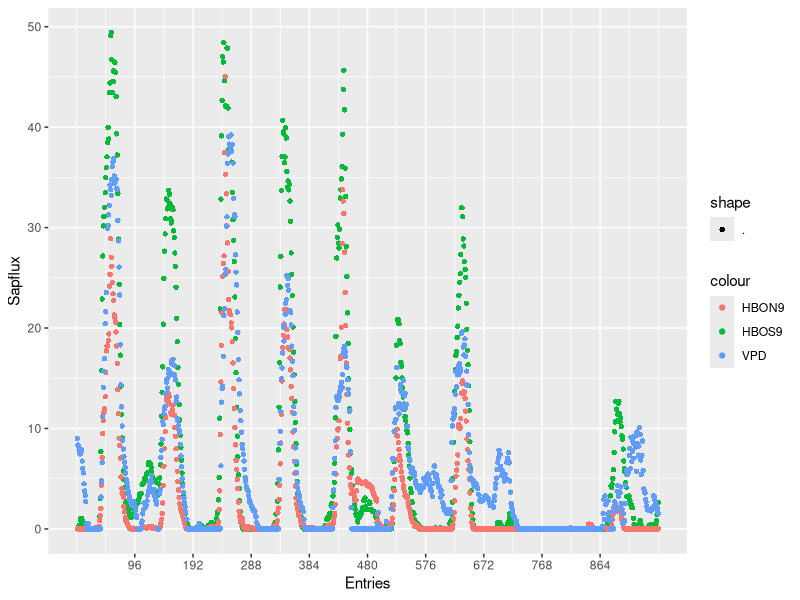
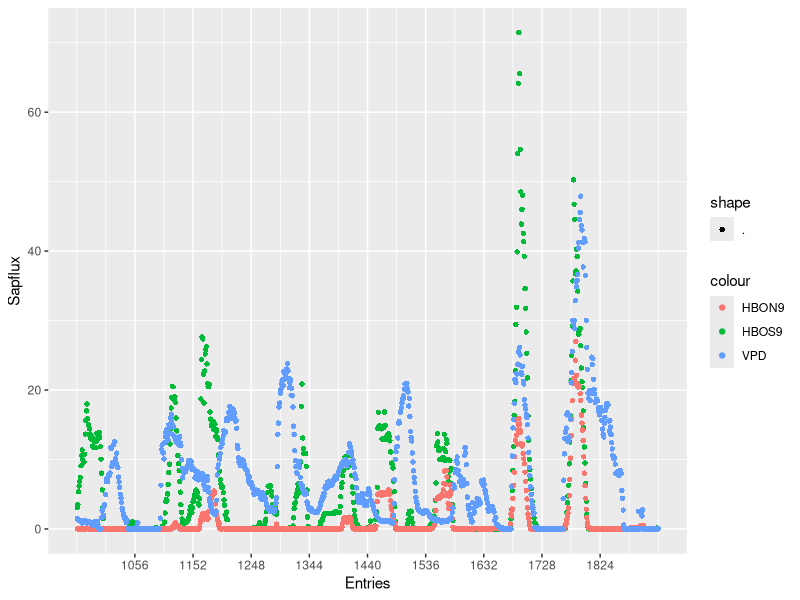
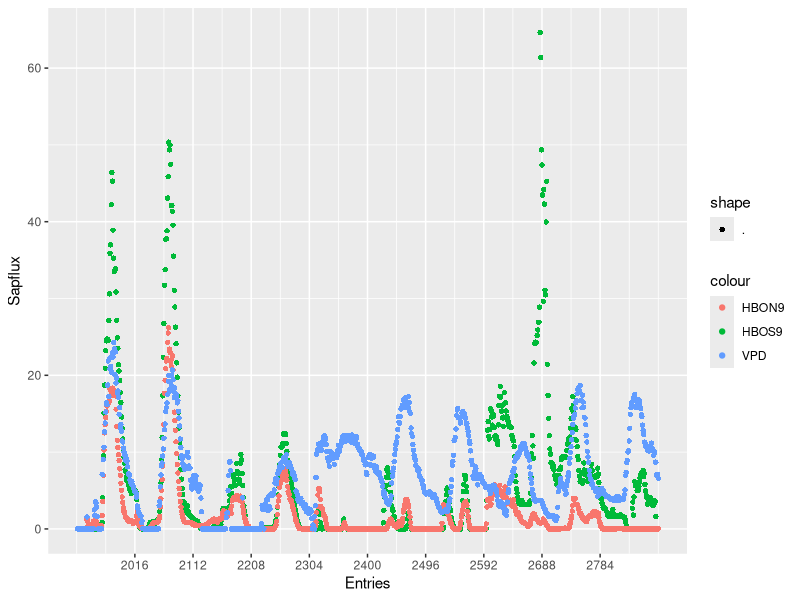
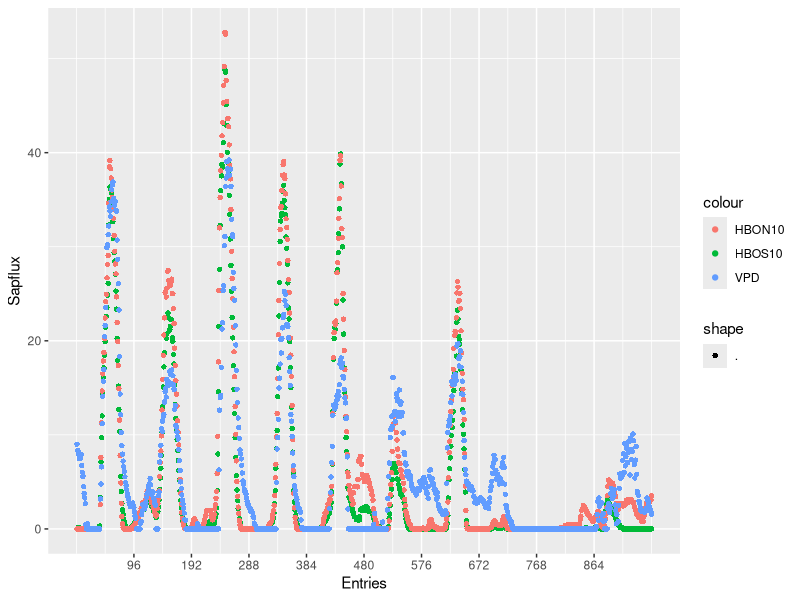
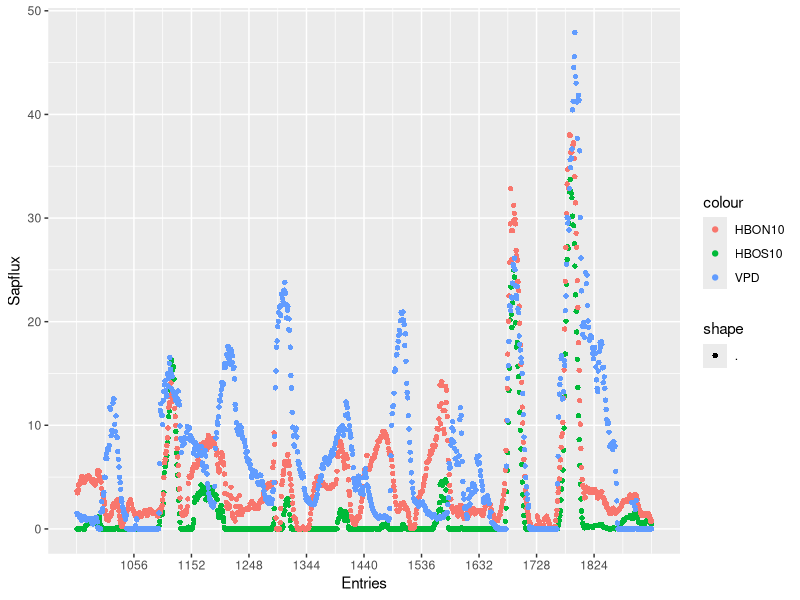
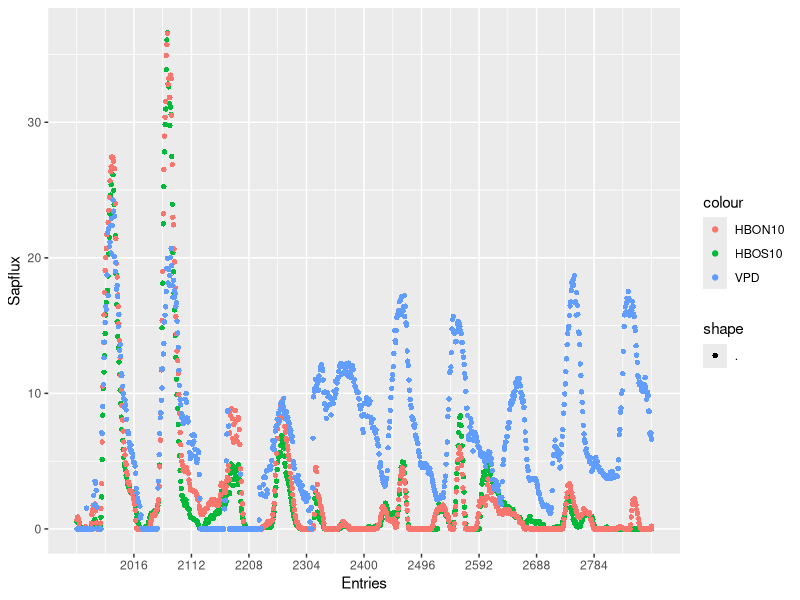
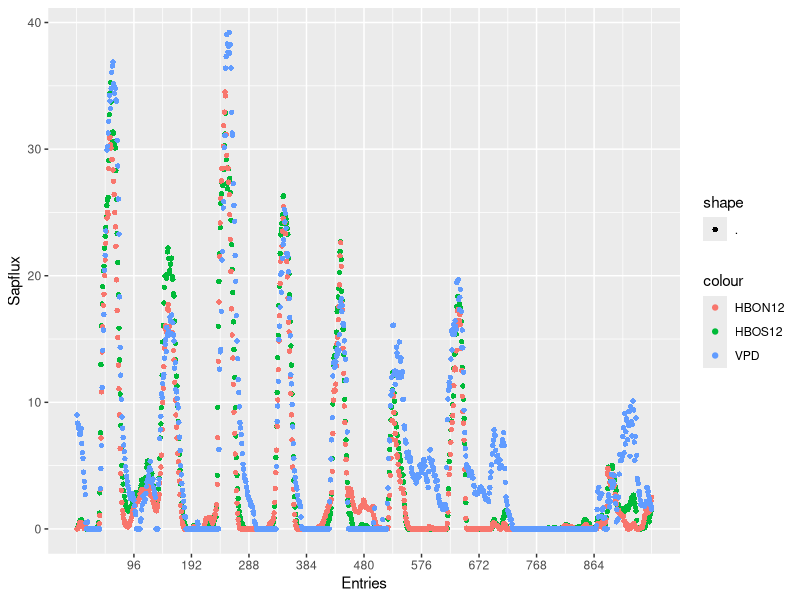
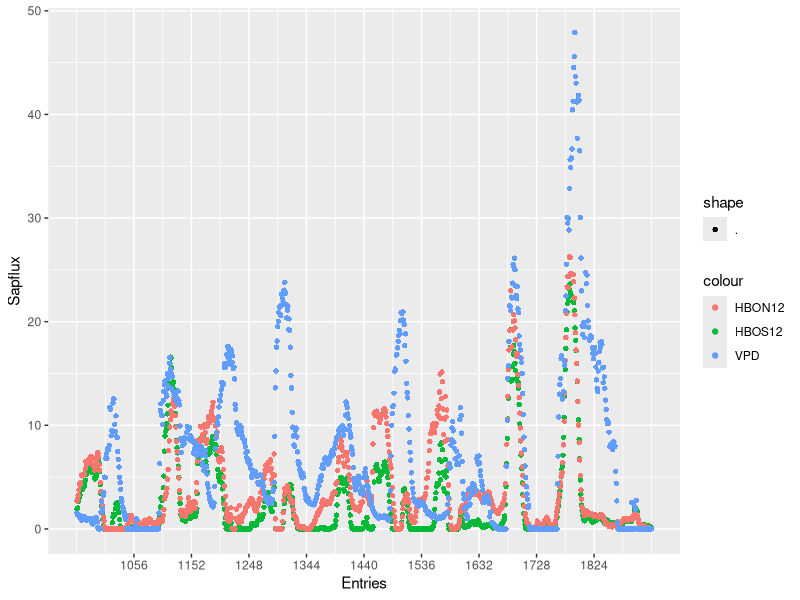

Recreate these plots in R, in order. (Note: this script raises an error after producing the figures.)
## ---- chunk 1
knitr::opts_chunk$set(echo = TRUE)
library("dplyr")
library("tidyverse")
library("lubridate")

getwd()
raw1<-read.csv("../Data/Processed/KtoSap/Sap1.2.csv")
raw2<-read.csv("../Data/Processed/KtoSap/Sap2.1.csv")
raw3<-read.csv("../Data/Processed/KtoSap/Sap3.1.csv")
raw4<-read.csv("../Data/Processed/KtoSap/Sap4.1.csv")

## ---- chunk 2
raw1$Date<-as.Date(raw1$Date, format = "%m/%d/%Y")
raw2$Date<-as.Date(raw2$Date, format = "%m/%d/%Y")
raw3$Date<-as.Date(raw3$Date, format = "%m/%d/%Y")
raw4$Date<-as.Date(raw4$Date, format = "%m/%d/%Y")

raw1<-raw1%>%mutate_if(is.character, as.numeric)
raw2<-raw2%>%mutate_if(is.character, as.numeric)
raw3<-raw3%>%mutate_if(is.character, as.numeric)
raw4<-raw4%>%mutate_if(is.character, as.numeric)
## ---- chunk 3
raw4<-read.csv("../Data/Processed/KtoSap/Sap4.12.csv")
raw4$Date<-as.Date(raw4$Date, format = "%m/%d/%Y")
raw4<-raw4%>%mutate_if(is.character, as.numeric)



S4.f10<-raw4[1:960,]
S4.s10<-raw4[961:1920,]
S4.t10<-raw4[1921:2880,]


HBO9.1<-ggplot(S4.f10, aes(Index))+
  scale_x_continuous(breaks = c(96,192,288,384,480,576,672,768,864))+
  geom_point(aes(y=HBOS9, color = "HBOS9",shape = "."))+
  geom_point(aes(y=HBON9, color = "HBON9",shape = "."))+
  geom_point(aes(y=VPD*30, color = "VPD", shape = "."))+
  xlab("Entries")+ylab("Sapflux")
HBO9.1
ggsave("../Data/Plots/NS/S4/12/HBO9.1.jpg", HBO9.1, height = 2, width = 45, units = "in", dpi = 500)

HBO9.2<-ggplot(S4.s10, aes(Index))+
  scale_x_continuous(breaks = c(1056,1152,1248,1344,1440,1536,1632,1728,1824))+
  geom_point(aes(y=HBOS9, color = "HBOS9",shape = "."))+
  geom_point(aes(y=HBON9, color = "HBON9",shape = "."))+
  geom_point(aes(y=VPD*30, color = "VPD", shape = "."))+
  xlab("Entries")+ylab("Sapflux")
HBO9.2
ggsave("../Data/Plots/NS/S4/12/HBO9.2.jpg", HBO9.2, height = 2, width = 45, units = "in", dpi = 500)

HBO9.3<-ggplot(S4.t10, aes(Index))+
  scale_x_continuous(breaks = c(2016,2112,2208,2304,2400,2496,2592,2688,2784))+
  geom_point(aes(y=HBOS9, color = "HBOS9",shape = "."))+
  geom_point(aes(y=HBON9, color = "HBON9",shape = "."))+
  geom_point(aes(y=VPD*30, color = "VPD", shape = "."))+
  xlab("Entries")+ylab("Sapflux")
HBO9.3
ggsave("../Data/Plots/NS/S4/12/HBO9.3.jpg", HBO9.3, height = 2, width = 45, units = "in", dpi = 500)



HBO10.1<-ggplot(S4.f10, aes(Index))+
  scale_x_continuous(breaks = c(96,192,288,384,480,576,672,768,864))+
  geom_point(aes(y=HBOS10, color = "HBOS10",shape = "."))+
  geom_point(aes(y=HBON10, color = "HBON10",shape = "."))+
  geom_point(aes(y=VPD*30, color = "VPD", shape = "."))+
  xlab("Entries")+ylab("Sapflux")
HBO10.1
ggsave("../Data/Plots/NS/S4/12/HBO10.1.jpg", HBO10.1, height = 2, width = 45, units = "in", dpi = 500)

HBO10.2<-ggplot(S4.s10, aes(Index))+
  scale_x_continuous(breaks = c(1056,1152,1248,1344,1440,1536,1632,1728,1824))+
  geom_point(aes(y=HBOS10, color = "HBOS10",shape = "."))+
  geom_point(aes(y=HBON10, color = "HBON10",shape = "."))+
  geom_point(aes(y=VPD*30, color = "VPD", shape = "."))+
  xlab("Entries")+ylab("Sapflux")
HBO10.2
ggsave("../Data/Plots/NS/S4/12/HBO10.2.jpg", HBO10.2, height = 2, width = 45, units = "in", dpi = 500)

HBO10.3<-ggplot(S4.t10, aes(Index))+
  scale_x_continuous(breaks = c(2016,2112,2208,2304,2400,2496,2592,2688,2784))+
  geom_point(aes(y=HBOS10, color = "HBOS10",shape = "."))+
  geom_point(aes(y=HBON10, color = "HBON10",shape = "."))+
  geom_point(aes(y=VPD*30, color = "VPD", shape = "."))+
  xlab("Entries")+ylab("Sapflux")
HBO10.3
ggsave("../Data/Plots/NS/S4/12/HBO10.3.jpg", HBO10.3, height = 2, width = 45, units = "in", dpi = 500)




HBO12.1<-ggplot(S4.f10, aes(Index))+
  scale_x_continuous(breaks = c(96,192,288,384,480,576,672,768,864))+
  geom_point(aes(y=HBOS12, color = "HBOS12",shape = "."))+
  geom_point(aes(y=HBON12, color = "HBON12",shape = "."))+
  geom_point(aes(y=VPD*30, color = "VPD", shape = "."))+
  xlab("Entries")+ylab("Sapflux")
HBO12.1
ggsave("../Data/Plots/NS/S4/12/HBO12.1.jpg", HBO12.1, height = 2, width = 45, units = "in", dpi = 500)

HBO12.2<-ggplot(S4.s10, aes(Index))+
  scale_x_continuous(breaks = c(1056,1152,1248,1344,1440,1536,1632,1728,1824))+
  geom_point(aes(y=HBOS12, color = "HBOS12",shape = "."))+
  geom_point(aes(y=HBON12, color = "HBON12",shape = "."))+
  geom_point(aes(y=VPD*30, color = "VPD", shape = "."))+
  xlab("Entries")+ylab("Sapflux")
HBO12.2
ggsave("../Data/Plots/NS/S4/12/HBO12.2.jpg", HBO12.2, height = 2, width = 45, units = "in", dpi = 500)

HBO12.3<-ggplot(S4.t10, aes(Index))+
  scale_x_continuous(breaks = c(2016,2112,2208,2304,2400,2496,2592,2688,2784))+
  geom_point(aes(y=HBOS12, color = "HBOS12",shape = "."))+
  geom_point(aes(y=HBON12, color = "HBON12",shape = "."))+
  geom_point(aes(y=VPD*30, color = "VPD", shape = "."))+
  xlab("Entries")+ylab("Sapflux")
HBO12.3
ggsave("../Data/Plots/NS/S4/12/HBO12.3.jpg", HBO12.3, height = 2, width = 45, units = "in", dpi = 500)





HBO14.1<-ggplot(S4.f10, aes(Index))+
  scale_x_continuous(breaks = c(96,192,288,384,480,576,672,768,864))+
  geom_point(aes(y=HBOS14, color = "HBOS14",shape = "."))+
  geom_point(aes(y=HBON14, color = "HBON14",shape = "."))+
  geom_point(aes(y=VPD*30, color = "VPD", shape = "."))+
  xlab("Entries")+ylab("Sapflux")
HBO14.1
ggsave("../Data/Plots/NS/S4/12/HBO14.1.jpg", HBO14.1, height = 2, width = 45, units = "in", dpi = 500)

HBO14.2<-ggplot(S4.s10, aes(Index))+
  scale_x_continuous(breaks = c(1056,1152,1248,1344,1440,1536,1632,1728,1824))+
  geom_point(aes(y=HBOS14, color = "HBOS14",shape = "."))+
  geom_point(aes(y=HBON14, color = "HBON14",shape = "."))+
  geom_point(aes(y=VPD*30, color = "VPD", shape = "."))+
  xlab("Entries")+ylab("Sapflux")
HBO14.2
ggsave("../Data/Plots/NS/S4/12/HBO14.2.jpg", HBO14.2, height = 2, width = 45, units = "in", dpi = 500)

HBO14.3<-ggplot(S4.t10, aes(Index))+
  scale_x_continuous(breaks = c(2016,2112,2208,2304,2400,2496,2592,2688,2784))+
  geom_point(aes(y=HBOS14, color = "HBOS14",shape = "."))+
  geom_point(aes(y=HBON14, color = "HBON14",shape = "."))+
  geom_point(aes(y=VPD*30, color = "VPD", shape = "."))+
  xlab("Entries")+ylab("Sapflux")
HBO14.3
ggsave("../Data/Plots/NS/S4/12/HBO14.3.jpg", HBO14.3, height = 2, width = 45, units = "in", dpi = 500)





HBO16.1<-ggplot(S4.f10, aes(Index))+
  scale_x_continuous(breaks = c(96,192,288,384,480,576,672,768,864))+
  geom_point(aes(y=HBOS16, color = "HBOS16",shape = "."))+
  geom_point(aes(y=HBON16, color = "HBON16",shape = "."))+
  geom_point(aes(y=VPD*30, color = "VPD", shape = "."))+
  xlab("Entries")+ylab("Sapflux")
HBO16.1
ggsave("../Data/Plots/NS/S4/12/HBO16.1.jpg", HBO16.1, height = 2, width = 45, units = "in", dpi = 500)

HBO16.2<-ggplot(S4.s10, aes(Index))+
  scale_x_continuous(breaks = c(1056,1152,1248,1344,1440,1536,1632,1728,1824))+
  geom_point(aes(y=HBOS16, color = "HBOS16",shape = "."))+
  geom_point(aes(y=HBON16, color = "HBON16",shape = "."))+
  geom_point(aes(y=VPD*30, color = "VPD", shape = "."))+
  xlab("Entries")+ylab("Sapflux")
HBO16.2
ggsave("../Data/Plots/NS/S4/12/HBO16.2.jpg", HBO16.2, height = 2, width = 45, units = "in", dpi = 500)

HBO16.3<-ggplot(S4.t10, aes(Index))+
  scale_x_continuous(breaks = c(2016,2112,2208,2304,2400,2496,2592,2688,2784))+
  geom_point(aes(y=HBOS16, color = "HBOS16",shape = "."))+
  geom_point(aes(y=HBON16, color = "HBON16",shape = "."))+
  geom_point(aes(y=VPD*30, color = "VPD", shape = "."))+
  xlab("Entries")+ylab("Sapflux")
HBO16.3
ggsave("../Data/Plots/NS/S4/12/HBO16.3.jpg", HBO16.3, height = 2, width = 45, units = "in", dpi = 500)


HAO1.1<-ggplot(S4.f10, aes(Index))+
  scale_x_continuous(breaks = c(96,192,288,384,480,576,672,768,864))+
  geom_point(aes(y=HAOS1, color = "HAOS1",shape = "."))+
  geom_point(aes(y=HAON1, color = "HAON1",shape = "."))+
  geom_point(aes(y=VPD*30, color = "VPD", shape = "."))+
  xlab("Entries")+ylab("Sapflux")
HAO1.1
ggsave("../Data/Plots/NS/S4/12/HAO1.1.jpg", HAO1.1, height = 2, width = 45, units = "in", dpi = 500)

HAO1.2<-ggplot(S4.s10, aes(Index))+
  scale_x_continuous(breaks = c(1056,1152,1248,1344,1440,1536,1632,1728,1824))+
  geom_point(aes(y=HAOS1, color = "HAOS1",shape = "."))+
  geom_point(aes(y=HAON1, color = "HAON1",shape = "."))+
  geom_point(aes(y=VPD*30, color = "VPD", shape = "."))+
  xlab("Entries")+ylab("Sapflux")
HAO1.2
ggsave("../Data/Plots/NS/S4/12/HAO1.2.jpg", HAO1.2, height = 2, width = 45, units = "in", dpi = 500)

HAO1.3<-ggplot(S4.t10, aes(Index))+
  scale_x_continuous(breaks = c(2016,2112,2208,2304,2400,2496,2592,2688,2784))+
  geom_point(aes(y=HAOS1, color = "HAOS1",shape = "."))+
  geom_point(aes(y=HAON1, color = "HAON1",shape = "."))+
  geom_point(aes(y=VPD*30, color = "VPD", shape = "."))+
  xlab("Entries")+ylab("Sapflux")
HAO1.3
ggsave("../Data/Plots/NS/S4/12/HAO1.3.jpg", HAO1.3, height = 2, width = 45, units = "in", dpi = 500)




HAO2.1<-ggplot(S4.f10, aes(Index))+
  scale_x_continuous(breaks = c(96,192,288,384,480,576,672,768,864))+
  geom_point(aes(y=HAOS2, color = "HAOS2",shape = "."))+
  geom_point(aes(y=HAON2, color = "HAON2",shape = "."))+
  geom_point(aes(y=VPD*30, color = "VPD", shape = "."))+
  xlab("Entries")+ylab("Sapflux")
HAO2.1
ggsave("../Data/Plots/NS/S4/12/HAO2.1.jpg", HAO2.1, height = 2, width = 45, units = "in", dpi = 500)

HAO2.2<-ggplot(S4.s10, aes(Index))+
  scale_x_continuous(breaks = c(1056,1152,1248,1344,1440,1536,1632,1728,1824))+
  geom_point(aes(y=HAOS2, color = "HAOS2",shape = "."))+
  geom_point(aes(y=HAON2, color = "HAON2",shape = "."))+
  geom_point(aes(y=VPD*30, color = "VPD", shape = "."))+
  xlab("Entries")+ylab("Sapflux")
HAO2.2
ggsave("../Data/Plots/NS/S4/12/HAO2.2.jpg", HAO2.2, height = 2, width = 45, units = "in", dpi = 500)

HAO2.3<-ggplot(S4.t10, aes(Index))+
  scale_x_continuous(breaks = c(2016,2112,2208,2304,2400,2496,2592,2688,2784))+
  geom_point(aes(y=HAOS2, color = "HAOS2",shape = "."))+
  geom_point(aes(y=HAON2, color = "HAON2",shape = "."))+
  geom_point(aes(y=VPD*30, color = "VPD", shape = "."))+
  xlab("Entries")+ylab("Sapflux")
HAO2.3
ggsave("../Data/Plots/NS/S4/12/HAO2.3.jpg", HAO2.3, height = 2, width = 45, units = "in", dpi = 500)



HAO3.1<-ggplot(S4.f10, aes(Index))+
  scale_x_continuous(breaks = c(96,192,288,384,480,576,672,768,864))+
  geom_point(aes(y=HAOS3, color = "HAOS3",shape = "."))+
  geom_point(aes(y=HAON3, color = "HAON3",shape = "."))+
  geom_point(aes(y=VPD*30, color = "VPD", shape = "."))+
  xlab("Entries")+ylab("Sapflux")
HAO3.1
ggsave("../Data/Plots/NS/S4/12/HAO3.1.jpg", HAO3.1, height = 2, width = 45, units = "in", dpi = 500)

HAO3.2<-ggplot(S4.s10, aes(Index))+
  scale_x_continuous(breaks = c(1056,1152,1248,1344,1440,1536,1632,1728,1824))+
  geom_point(aes(y=HAOS3, color = "HAOS3",shape = "."))+
  geom_point(aes(y=HAON3, color = "HAON3",shape = "."))+
  geom_point(aes(y=VPD*30, color = "VPD", shape = "."))+
  xlab("Entries")+ylab("Sapflux")
HAO3.2
ggsave("../Data/Plots/NS/S4/12/HAO3.2.jpg", HAO3.2, height = 2, width = 45, units = "in", dpi = 500)

HAO3.3<-ggplot(S4.t10, aes(Index))+
  scale_x_continuous(breaks = c(2016,2112,2208,2304,2400,2496,2592,2688,2784))+
  geom_point(aes(y=HAOS3, color = "HAOS3",shape = "."))+
  geom_point(aes(y=HAON3, color = "HAON3",shape = "."))+
  geom_point(aes(y=VPD*30, color = "VPD", shape = "."))+
  xlab("Entries")+ylab("Sapflux")
HAO3.3
ggsave("../Data/Plots/NS/S4/12/HAO3.3.jpg", HAO3.3, height = 2, width = 45, units = "in", dpi = 500)


HAO4.1<-ggplot(S4.f10, aes(Index))+
  scale_x_continuous(breaks = c(96,192,288,384,480,576,672,768,864))+
  geom_point(aes(y=HAOS4, color = "HAOS4",shape = "."))+
#  geom_point(aes(y=HAON4, color = "HAON4",shape = "."))+
  geom_point(aes(y=VPD*30, color = "VPD", shape = "."))+
  xlab("Entries")+ylab("Sapflux")
HAO4.1
ggsave("../Data/Plots/NS/S4/12/HAO4.1.jpg", HAO4.1, height = 2, width = 45, units = "in", dpi = 500)

HAO4.2<-ggplot(S4.s10, aes(Index))+
  scale_x_continuous(breaks = c(1056,1152,1248,1344,1440,1536,1632,1728,1824))+
  geom_point(aes(y=HAOS4, color = "HAOS4",shape = "."))+
#  geom_point(aes(y=HAON4, color = "HAON4",shape = "."))+
  geom_point(aes(y=VPD*30, color = "VPD", shape = "."))+
  xlab("Entries")+ylab("Sapflux")
HAO4.2
ggsave("../Data/Plots/NS/S4/12/HAO4.2.jpg", HAO4.2, height = 2, width = 45, units = "in", dpi = 500)

HAO4.3<-ggplot(S4.t10, aes(Index))+
  scale_x_continuous(breaks = c(2016,2112,2208,2304,2400,2496,2592,2688,2784))+
  geom_point(aes(y=HAOS4, color = "HAOS4",shape = "."))+
#  geom_point(aes(y=HAON4, color = "HAON4",shape = "."))+
  geom_point(aes(y=VPD*30, color = "VPD", shape = "."))+
  xlab("Entries")+ylab("Sapflux")
HAO4.3
ggsave("../Data/Plots/NS/S4/12/HAO4.3.jpg", HAO4.3, height = 2, width = 45, units = "in", dpi = 500)


HAO6.1<-ggplot(S4.f10, aes(Index))+
  scale_x_continuous(breaks = c(96,192,288,384,480,576,672,768,864))+
  geom_point(aes(y=HAOS6, color = "HAOS6",shape = "."))+
  geom_point(aes(y=HAON6, color = "HAON6",shape = "."))+
  geom_point(aes(y=VPD*30, color = "VPD", shape = "."))+
  xlab("Entries")+ylab("Sapflux")
HAO6.1
ggsave("../Data/Plots/NS/S4/12/HAO6.1.jpg", HAO6.1, height = 2, width = 45, units = "in", dpi = 500)

HAO6.2<-ggplot(S4.s10, aes(Index))+
  scale_x_continuous(breaks = c(1056,1152,1248,1344,1440,1536,1632,1728,1824))+
  geom_point(aes(y=HAOS6, color = "HAOS6",shape = "."))+
  geom_point(aes(y=HAON6, color = "HAON6",shape = "."))+
  geom_point(aes(y=VPD*30, color = "VPD", shape = "."))+
  xlab("Entries")+ylab("Sapflux")
HAO6.2
ggsave("../Data/Plots/NS/S4/12/HAO6.2.jpg", HAO6.2, height = 2, width = 45, units = "in", dpi = 500)

HAO6.3<-ggplot(S4.t10, aes(Index))+
  scale_x_continuous(breaks = c(2016,2112,2208,2304,2400,2496,2592,2688,2784))+
  geom_point(aes(y=HAOS6, color = "HAOS6",shape = "."))+
  geom_point(aes(y=HAON6, color = "HAON6",shape = "."))+
  geom_point(aes(y=VPD*30, color = "VPD", shape = "."))+
  xlab("Entries")+ylab("Sapflux")
HAO6.3
ggsave("../Data/Plots/NS/S4/12/HAO6.3.jpg", HAO6.3, height = 2, width = 45, units = "in", dpi = 500)


HAO8.1<-ggplot(S4.f10, aes(Index))+
  scale_x_continuous(breaks = c(96,192,288,384,480,576,672,768,864))+
  geom_point(aes(y=HAOS8, color = "HAOS8",shape = "."))+
  geom_point(aes(y=HAON8, color = "HAON8",shape = "."))+
  geom_point(aes(y=VPD*30, color = "VPD", shape = "."))+
  xlab("Entries")+ylab("Sapflux")
HAO8.1
ggsave("../Data/Plots/NS/S4/12/HAO8.1.jpg", HAO8.1, height = 2, width = 45, units = "in", dpi = 500)

HAO8.2<-ggplot(S4.s10, aes(Index))+
  scale_x_continuous(breaks = c(1056,1152,1248,1344,1440,1536,1632,1728,1824))+
  geom_point(aes(y=HAOS8, color = "HAOS8",shape = "."))+
  geom_point(aes(y=HAON8, color = "HAON8",shape = "."))+
  geom_point(aes(y=VPD*30, color = "VPD", shape = "."))+
  xlab("Entries")+ylab("Sapflux")
HAO8.2
ggsave("../Data/Plots/NS/S4/12/HAO8.2.jpg", HAO8.2, height = 2, width = 45, units = "in", dpi = 500)

HAO8.3<-ggplot(S4.t10, aes(Index))+
  scale_x_continuous(breaks = c(2016,2112,2208,2304,2400,2496,2592,2688,2784))+
  geom_point(aes(y=HAOS8, color = "HAOS8",shape = "."))+
  geom_point(aes(y=HAON8, color = "HAON8",shape = "."))+
  geom_point(aes(y=VPD*30, color = "VPD", shape = "."))+
  xlab("Entries")+ylab("Sapflux")
HAO8.3
ggsave("../Data/Plots/NS/S4/12/HAO8.3.jpg", HAO8.3, height = 2, width = 45, units = "in", dpi = 500)
## ---- chunk 4
raw3<-read.csv("../Data/Processed/KtoSap/Sap3.12.csv")
raw3$Date<-as.Date(raw3$Date, format = "%m/%d/%Y")
raw3<-raw3%>%mutate_if(is.character, as.numeric)


S3.f10<-raw3[1:960,]
S3.s10<-raw3[961:1920,]
S3.t10<-raw3[1921:2880,]


LAO1.1<-ggplot(S3.f10, aes(Index))+
  scale_x_continuous(breaks = c(96,192,288,384,480,576,672,768,864))+
  geom_point(aes(y=LAOS1, color = "LAOS1",shape = "."))+
  geom_point(aes(y=LAON1, color = "LAON1",shape = "."))+
  geom_point(aes(y=VPD*30, color = "VPD", shape = "."))+
  xlab("Entries")+ylab("Sapflux")
LAO1.1
ggsave("../Data/Plots/NS/S3/12/LAO1.1.jpg", LAO1.1, height = 2, width = 45, units = "in", dpi = 500)

LAO1.2<-ggplot(S3.s10, aes(Index))+
  scale_x_continuous(breaks = c(1056,1152,1248,1344,1440,1536,1632,1728,1824))+
  geom_point(aes(y=LAOS1, color = "LAOS1",shape = "."))+
  geom_point(aes(y=LAON1, color = "LAON1",shape = "."))+
  geom_point(aes(y=VPD*30, color = "VPD", shape = "."))+
  xlab("Entries")+ylab("Sapflux")
LAO1.2
ggsave("../Data/Plots/NS/S3/12/LAO1.2.jpg", LAO1.2, height = 2, width = 45, units = "in", dpi = 500)

LAO1.3<-ggplot(S3.t10, aes(Index))+
  scale_x_continuous(breaks = c(2016,2112,2208,2304,2400,2496,2592,2688,2784))+
  geom_point(aes(y=LAOS1, color = "LAOS1",shape = "."))+
  geom_point(aes(y=LAON1, color = "LAON1",shape = "."))+
  geom_point(aes(y=VPD*30, color = "VPD", shape = "."))+
  xlab("Entries")+ylab("Sapflux")
LAO1.3
ggsave("../Data/Plots/NS/S3/12/LAO1.3.jpg", LAO1.3, height = 2, width = 45, units = "in", dpi = 500)





LAO2.1<-ggplot(S3.f10, aes(Index))+
  scale_x_continuous(breaks = c(96,192,288,384,480,576,672,768,864))+
  geom_point(aes(y=LAOS2, color = "LAOS2",shape = "."))+
  geom_point(aes(y=LAON2, color = "LAON2",shape = "."))+
  geom_point(aes(y=VPD*30, color = "VPD", shape = "."))+
  xlab("Entries")+ylab("Sapflux")
LAO2.1
ggsave("../Data/Plots/NS/S3/12/LAO2.1.jpg", LAO2.1, height = 2, width = 45, units = "in", dpi = 500)

LAO2.2<-ggplot(S3.s10, aes(Index))+
  scale_x_continuous(breaks = c(1056,1152,1248,1344,1440,1536,1632,1728,1824))+
  geom_point(aes(y=LAOS2, color = "LAOS2",shape = "."))+
  geom_point(aes(y=LAON2, color = "LAON2",shape = "."))+
  geom_point(aes(y=VPD*30, color = "VPD", shape = "."))+
  xlab("Entries")+ylab("Sapflux")
LAO2.2
ggsave("../Data/Plots/NS/S3/12/LAO2.2.jpg", LAO2.2, height = 2, width = 45, units = "in", dpi = 500)

LAO2.3<-ggplot(S3.t10, aes(Index))+
  scale_x_continuous(breaks = c(2016,2112,2208,2304,2400,2496,2592,2688,2784))+
  geom_point(aes(y=LAOS2, color = "LAOS2",shape = "."))+
  geom_point(aes(y=LAON2, color = "LAON2",shape = "."))+
  geom_point(aes(y=VPD*30, color = "VPD", shape = "."))+
  xlab("Entries")+ylab("Sapflux")
LAO2.3
ggsave("../Data/Plots/NS/S3/12/LAO2.3.jpg", LAO2.3, height = 2, width = 45, units = "in", dpi = 500)






LAO4.1<-ggplot(S3.f10, aes(Index))+
  scale_x_continuous(breaks = c(96,192,288,384,480,576,672,768,864))+
  geom_point(aes(y=LAOS4, color = "LAOS4",shape = "."))+
  geom_point(aes(y=LAON4, color = "LAON4",shape = "."))+
  geom_point(aes(y=VPD*30, color = "VPD", shape = "."))+
  xlab("Entries")+ylab("Sapflux")
LAO4.1
ggsave("../Data/Plots/NS/S3/12/LAO4.1.jpg", LAO4.1, height = 2, width = 45, units = "in", dpi = 500)

LAO4.2<-ggplot(S3.s10, aes(Index))+
  scale_x_continuous(breaks = c(1056,1152,1248,1344,1440,1536,1632,1728,1824))+
  geom_point(aes(y=LAOS4, color = "LAOS4",shape = "."))+
  geom_point(aes(y=LAON4, color = "LAON4",shape = "."))+
  geom_point(aes(y=VPD*30, color = "VPD", shape = "."))+
  xlab("Entries")+ylab("Sapflux")
LAO4.2
ggsave("../Data/Plots/NS/S3/12/LAO4.2.jpg", LAO4.2, height = 2, width = 45, units = "in", dpi = 500)

LAO4.3<-ggplot(S3.t10, aes(Index))+
  scale_x_continuous(breaks = c(2016,2112,2208,2304,2400,2496,2592,2688,2784))+
  geom_point(aes(y=LAOS4, color = "LAOS4",shape = "."))+
  geom_point(aes(y=LAON4, color = "LAON4",shape = "."))+
  geom_point(aes(y=VPD*30, color = "VPD", shape = "."))+
  xlab("Entries")+ylab("Sapflux")
LAO4.3
ggsave("../Data/Plots/NS/S3/12/LAO4.3.jpg", LAO4.3, height = 2, width = 45, units = "in", dpi = 500)






LAO6.1<-ggplot(S3.f10, aes(Index))+
  scale_x_continuous(breaks = c(96,192,288,384,480,576,672,768,864))+
  geom_point(aes(y=LAOS6, color = "LAOS6",shape = "."))+
  geom_point(aes(y=LAON6, color = "LAON6",shape = "."))+
  geom_point(aes(y=VPD*30, color = "VPD", shape = "."))+
  xlab("Entries")+ylab("Sapflux")
LAO6.1
ggsave("../Data/Plots/NS/S3/12/LAO6.1.jpg", LAO6.1, height = 2, width = 45, units = "in", dpi = 500)

LAO6.2<-ggplot(S3.s10, aes(Index))+
  scale_x_continuous(breaks = c(1056,1152,1248,1344,1440,1536,1632,1728,1824))+
  geom_point(aes(y=LAOS6, color = "LAOS6",shape = "."))+
  geom_point(aes(y=LAON6, color = "LAON6",shape = "."))+
  geom_point(aes(y=VPD*30, color = "VPD", shape = "."))+
  xlab("Entries")+ylab("Sapflux")
LAO6.2
ggsave("../Data/Plots/NS/S3/12/LAO6.2.jpg", LAO6.2, height = 2, width = 45, units = "in", dpi = 500)

LAO6.3<-ggplot(S3.t10, aes(Index))+
  scale_x_continuous(breaks = c(2016,2112,2208,2304,2400,2496,2592,2688,2784))+
  geom_point(aes(y=LAOS6, color = "LAOS6",shape = "."))+
  geom_point(aes(y=LAON6, color = "LAON6",shape = "."))+
  geom_point(aes(y=VPD*30, color = "VPD", shape = "."))+
  xlab("Entries")+ylab("Sapflux")
LAO6.3
ggsave("../Data/Plots/NS/S3/12/LAO6.3.jpg", LAO6.3, height = 2, width = 45, units = "in", dpi = 500)




LAO8.1<-ggplot(S3.f10, aes(Index))+
  scale_x_continuous(breaks = c(96,192,288,384,480,576,672,768,864))+
  geom_point(aes(y=LAOS8, color = "LAOS8",shape = "."))+
  geom_point(aes(y=LAON8, color = "LAON8",shape = "."))+
  geom_point(aes(y=VPD*30, color = "VPD", shape = "."))+
  xlab("Entries")+ylab("Sapflux")
LAO8.1
ggsave("../Data/Plots/NS/S3/12/LAO8.1.jpg", LAO8.1, height = 2, width = 45, units = "in", dpi = 500)

LAO8.2<-ggplot(S3.s10, aes(Index))+
  scale_x_continuous(breaks = c(1056,1152,1248,1344,1440,1536,1632,1728,1824))+
  geom_point(aes(y=LAOS8, color = "LAOS8",shape = "."))+
  geom_point(aes(y=LAON8, color = "LAON8",shape = "."))+
  geom_point(aes(y=VPD*30, color = "VPD", shape = "."))+
  xlab("Entries")+ylab("Sapflux")
LAO8.2
ggsave("../Data/Plots/NS/S3/12/LAO8.2.jpg", LAO8.2, height = 2, width = 45, units = "in", dpi = 500)

LAO8.3<-ggplot(S3.t10, aes(Index))+
  scale_x_continuous(breaks = c(2016,2112,2208,2304,2400,2496,2592,2688,2784))+
  geom_point(aes(y=LAOS8, color = "LAOS8",shape = "."))+
  geom_point(aes(y=LAON8, color = "LAON8",shape = "."))+
  geom_point(aes(y=VPD*30, color = "VPD", shape = "."))+
  xlab("Entries")+ylab("Sapflux")
LAO8.3
ggsave("../Data/Plots/NS/S3/12/LAO8.3.jpg", LAO8.3, height = 2, width = 45, units = "in", dpi = 500)


LBO10.1<-ggplot(S3.f10, aes(Index))+
  scale_x_continuous(breaks = c(96,192,288,384,480,576,672,768,864))+
  geom_point(aes(y=LBOS10, color = "LBOS10",shape = "."))+
  geom_point(aes(y=LBON10, color = "LBON10",shape = "."))+
  geom_point(aes(y=VPD*30, color = "VPD", shape = "."))+
  xlab("Entries")+ylab("Sapflux")
LBO10.1
ggsave("../Data/Plots/NS/S3/12/LBO10.1.jpg", LBO10.1, height = 2, width = 45, units = "in", dpi = 500)

LBO10.2<-ggplot(S3.s10, aes(Index))+
  scale_x_continuous(breaks = c(1056,1152,1248,1344,1440,1536,1632,1728,1824))+
  geom_point(aes(y=LBOS10, color = "LBOS10",shape = "."))+
  geom_point(aes(y=LBON10, color = "LBON10",shape = "."))+
  geom_point(aes(y=VPD*30, color = "VPD", shape = "."))+
  xlab("Entries")+ylab("Sapflux")
LBO10.2
ggsave("../Data/Plots/NS/S3/12/LBO10.2.jpg", LBO10.2, height = 2, width = 45, units = "in", dpi = 500)

LBO10.3<-ggplot(S3.t10, aes(Index))+
  scale_x_continuous(breaks = c(2016,2112,2208,2304,2400,2496,2592,2688,2784))+
  geom_point(aes(y=LBOS10, color = "LBOS10",shape = "."))+
  geom_point(aes(y=LBON10, color = "LBON10",shape = "."))+
  geom_point(aes(y=VPD*30, color = "VPD", shape = "."))+
  xlab("Entries")+ylab("Sapflux")
LBO10.3
ggsave("../Data/Plots/NS/S3/12/LBO10.3.jpg", LBO10.3, height = 2, width = 45, units = "in", dpi = 500)




LBO11.1<-ggplot(S3.f10, aes(Index))+
  scale_x_continuous(breaks = c(96,192,288,384,480,576,672,768,864))+
  geom_point(aes(y=LBOS11, color = "LBOS11",shape = "."))+
  geom_point(aes(y=LBON11, color = "LBON11",shape = "."))+
  geom_point(aes(y=VPD*30, color = "VPD", shape = "."))+
  xlab("Entries")+ylab("Sapflux")
LBO11.1
ggsave("../Data/Plots/NS/S3/12/LBO11.1.jpg", LBO11.1, height = 2, width = 45, units = "in", dpi = 500)

LBO11.2<-ggplot(S3.s10, aes(Index))+
  scale_x_continuous(breaks = c(1056,1152,1248,1344,1440,1536,1632,1728,1824))+
  geom_point(aes(y=LBOS11, color = "LBOS11",shape = "."))+
  geom_point(aes(y=LBON11, color = "LBON11",shape = "."))+
  geom_point(aes(y=VPD*30, color = "VPD", shape = "."))+
  xlab("Entries")+ylab("Sapflux")
LBO11.2
ggsave("../Data/Plots/NS/S3/12/LBO11.2.jpg", LBO11.2, height = 2, width = 45, units = "in", dpi = 500)

LBO11.3<-ggplot(S3.t10, aes(Index))+
  scale_x_continuous(breaks = c(2016,2112,2208,2304,2400,2496,2592,2688,2784))+
  geom_point(aes(y=LBOS11, color = "LBOS11",shape = "."))+
  geom_point(aes(y=LBON11, color = "LBON11",shape = "."))+
  geom_point(aes(y=VPD*30, color = "VPD", shape = "."))+
  xlab("Entries")+ylab("Sapflux")
LBO11.3
ggsave("../Data/Plots/NS/S3/12/LBO11.3.jpg", LBO11.3, height = 2, width = 45, units = "in", dpi = 500)




LBO12.1<-ggplot(S3.f10, aes(Index))+
  scale_x_continuous(breaks = c(96,192,288,384,480,576,672,768,864))+
  geom_point(aes(y=LBOS12, color = "LBOS12",shape = "."))+
  geom_point(aes(y=LBON12, color = "LBON12",shape = "."))+
  geom_point(aes(y=VPD*30, color = "VPD", shape = "."))+
  xlab("Entries")+ylab("Sapflux")
LBO12.1
ggsave("../Data/Plots/NS/S3/12/LBO12.1.jpg", LBO12.1, height = 2, width = 45, units = "in", dpi = 500)

LBO12.2<-ggplot(S3.s10, aes(Index))+
  scale_x_continuous(breaks = c(1056,1152,1248,1344,1440,1536,1632,1728,1824))+
  geom_point(aes(y=LBOS12, color = "LBOS12",shape = "."))+
  geom_point(aes(y=LBON12, color = "LBON12",shape = "."))+
  geom_point(aes(y=VPD*30, color = "VPD", shape = "."))+
  xlab("Entries")+ylab("Sapflux")
LBO12.2
ggsave("../Data/Plots/NS/S3/12/LBO12.2.jpg", LBO12.2, height = 2, width = 45, units = "in", dpi = 500)

LBO12.3<-ggplot(S3.t10, aes(Index))+
  scale_x_continuous(breaks = c(2016,2112,2208,2304,2400,2496,2592,2688,2784))+
  geom_point(aes(y=LBOS12, color = "LBOS12",shape = "."))+
  geom_point(aes(y=LBON12, color = "LBON12",shape = "."))+
  geom_point(aes(y=VPD*30, color = "VPD", shape = "."))+
  xlab("Entries")+ylab("Sapflux")
LBO12.3
ggsave("../Data/Plots/NS/S3/12/LBO12.3.jpg", LBO12.3, height = 2, width = 45, units = "in", dpi = 500)





LBO14.1<-ggplot(S3.f10, aes(Index))+
  scale_x_continuous(breaks = c(96,192,288,384,480,576,672,768,864))+
  geom_point(aes(y=LBOS14, color = "LBOS14",shape = "."))+
  geom_point(aes(y=LBON14, color = "LBON14",shape = "."))+
  geom_point(aes(y=VPD*30, color = "VPD", shape = "."))+
  xlab("Entries")+ylab("Sapflux")
LBO14.1
ggsave("../Data/Plots/NS/S3/12/LBO14.1.jpg", LBO14.1, height = 2, width = 45, units = "in", dpi = 500)

LBO14.2<-ggplot(S3.s10, aes(Index))+
  scale_x_continuous(breaks = c(1056,1152,1248,1344,1440,1536,1632,1728,1824))+
  geom_point(aes(y=LBOS14, color = "LBOS14",shape = "."))+
  geom_point(aes(y=LBON14, color = "LBON14",shape = "."))+
  geom_point(aes(y=VPD*30, color = "VPD", shape = "."))+
  xlab("Entries")+ylab("Sapflux")
LBO14.2
ggsave("../Data/Plots/NS/S3/12/LBO14.2.jpg", LBO14.2, height = 2, width = 45, units = "in", dpi = 500)

LBO14.3<-ggplot(S3.t10, aes(Index))+
  scale_x_continuous(breaks = c(2016,2112,2208,2304,2400,2496,2592,2688,2784))+
  geom_point(aes(y=LBOS14, color = "LBOS14",shape = "."))+
  geom_point(aes(y=LBON14, color = "LBON14",shape = "."))+
  geom_point(aes(y=VPD*30, color = "VPD", shape = "."))+
  xlab("Entries")+ylab("Sapflux")
LBO14.3
ggsave("../Data/Plots/NS/S3/12/LBO14.3.jpg", LBO14.3, height = 2, width = 45, units = "in", dpi = 500)





LBO16.1<-ggplot(S3.f10, aes(Index))+
  scale_x_continuous(breaks = c(96,192,288,384,480,576,672,768,864))+
  geom_point(aes(y=LBOS16, color = "LBOS16",shape = "."))+
  geom_point(aes(y=LBON16, color = "LBON16",shape = "."))+
  geom_point(aes(y=VPD*30, color = "VPD", shape = "."))+
  xlab("Entries")+ylab("Sapflux")
LBO16.1
ggsave("../Data/Plots/NS/S3/12/LBO16.1.jpg", LBO16.1, height = 2, width = 45, units = "in", dpi = 500)

LBO16.2<-ggplot(S3.s10, aes(Index))+
  scale_x_continuous(breaks = c(1056,1152,1248,1344,1440,1536,1632,1728,1824))+
  geom_point(aes(y=LBOS16, color = "LBOS16",shape = "."))+
  geom_point(aes(y=LBON16, color = "LBON16",shape = "."))+
  geom_point(aes(y=VPD*30, color = "VPD", shape = "."))+
  xlab("Entries")+ylab("Sapflux")
LBO16.2
ggsave("../Data/Plots/NS/S3/12/LBO16.2.jpg", LBO16.2, height = 2, width = 45, units = "in", dpi = 500)

LBO16.3<-ggplot(S3.t10, aes(Index))+
  scale_x_continuous(breaks = c(2016,2112,2208,2304,2400,2496,2592,2688,2784))+
  geom_point(aes(y=LBOS16, color = "LBOS16",shape = "."))+
  geom_point(aes(y=LBON16, color = "LBON16",shape = "."))+
  geom_point(aes(y=VPD*30, color = "VPD", shape = "."))+
  xlab("Entries")+ylab("Sapflux")
LBO16.3
ggsave("../Data/Plots/NS/S3/12/LBO16.3.jpg", LBO16.3, height = 2, width = 45, units = "in", dpi = 500)



LBO17.1<-ggplot(S3.f10, aes(Index))+
  scale_x_continuous(breaks = c(96,192,288,384,480,576,672,768,864))+
  geom_point(aes(y=LBOS17, color = "LBOS17",shape = "."))+
  geom_point(aes(y=LBON17, color = "LBON17",shape = "."))+
  geom_point(aes(y=VPD*30, color = "VPD", shape = "."))+
  xlab("Entries")+ylab("Sapflux")
LBO17.1
ggsave("../Data/Plots/NS/S3/12/LBO17.1.jpg", LBO17.1, height = 2, width = 45, units = "in", dpi = 500)

LBO17.2<-ggplot(S3.s10, aes(Index))+
  scale_x_continuous(breaks = c(1056,1152,1248,1344,1440,1536,1632,1728,1824))+
  geom_point(aes(y=LBOS17, color = "LBOS17",shape = "."))+
  geom_point(aes(y=LBON17, color = "LBON17",shape = "."))+
  geom_point(aes(y=VPD*30, color = "VPD", shape = "."))+
  xlab("Entries")+ylab("Sapflux")
LBO17.2
ggsave("../Data/Plots/NS/S3/12/LBO17.2.jpg", LBO17.2, height = 2, width = 45, units = "in", dpi = 500)

LBO17.3<-ggplot(S3.t10, aes(Index))+
  scale_x_continuous(breaks = c(2016,2112,2208,2304,2400,2496,2592,2688,2784))+
  geom_point(aes(y=LBOS17, color = "LBOS17",shape = "."))+
  geom_point(aes(y=LBON17, color = "LBON17",shape = "."))+
  geom_point(aes(y=VPD*30, color = "VPD", shape = "."))+
  xlab("Entries")+ylab("Sapflux")
LBO17.3
ggsave("../Data/Plots/NS/S3/12/LBO17.3.jpg", LBO17.3, height = 2, width = 45, units = "in", dpi = 500)


## ---- chunk 5
raw2<-read.csv("../Data/Processed/KtoSap/Sap2.12.csv")
raw2$Date<-as.Date(raw2$Date, format = "%m/%d/%Y")
raw2<-raw2%>%mutate_if(is.character, as.numeric)

S2.f10<-raw2[1:960,]
S2.s10<-raw2[961:1920,]
S2.t10<-raw2[1921:2880,]

LCO1.1<-ggplot(S2.f10, aes(Index))+
  scale_x_continuous(breaks = c(96,192,288,384,480,576,672,768,864))+
  geom_point(aes(y=LCOS1, color = "LCOS1",shape = "."))+
  geom_point(aes(y=LCON1, color = "LCON1",shape = "."))+
  geom_point(aes(y=VPD*30, color = "VPD", shape = "."))+
  xlab("Entries")+ylab("Sapflux")
LCO1.1
ggsave("../Data/Plots/NS/S2/12/LCO1.1.jpg", LCO1.1, height = 2, width = 45, units = "in", dpi = 500)

LCO1.2<-ggplot(S2.s10, aes(Index))+
  scale_x_continuous(breaks = c(1056,1152,1248,1344,1440,1536,1632,1728,1824))+
  geom_point(aes(y=LCOS1, color = "LCOS1",shape = "."))+
  geom_point(aes(y=LCON1, color = "LCON1",shape = "."))+
  geom_point(aes(y=VPD*30, color = "VPD", shape = "."))+
  xlab("Entries")+ylab("Sapflux")
LCO1.2
ggsave("../Data/Plots/NS/S2/12/LCO1.2.jpg", LCO1.2, height = 2, width = 45, units = "in", dpi = 500)

LCO1.3<-ggplot(S2.t10, aes(Index))+
  scale_x_continuous(breaks = c(2016,2112,2208,2304,2400,2496,2592,2688,2784))+
  geom_point(aes(y=LCOS1, color = "LCOS1",shape = "."))+
  geom_point(aes(y=LCON1, color = "LCON1",shape = "."))+
  geom_point(aes(y=VPD*30, color = "VPD", shape = "."))+
  xlab("Entries")+ylab("Sapflux")
LCO1.3
ggsave("../Data/Plots/NS/S2/12/LCO1.3.jpg", LCO1.3, height = 2, width = 45, units = "in", dpi = 500)





LCO2.1<-ggplot(S2.f10, aes(Index))+
  scale_x_continuous(breaks = c(96,192,288,384,480,576,672,768,864))+
  geom_point(aes(y=LCOS2, color = "LCOS2",shape = "."))+
  geom_point(aes(y=LCON2, color = "LCON2",shape = "."))+
  geom_point(aes(y=VPD*30, color = "VPD", shape = "."))+
  xlab("Entries")+ylab("Sapflux")
LCO2.1
ggsave("../Data/Plots/NS/S2/12/LCO2.1.jpg", LCO2.1, height = 2, width = 45, units = "in", dpi = 500)

LCO2.2<-ggplot(S2.s10, aes(Index))+
  scale_x_continuous(breaks = c(1056,1152,1248,1344,1440,1536,1632,1728,1824))+
  geom_point(aes(y=LCOS2, color = "LCOS2",shape = "."))+
  geom_point(aes(y=LCON2, color = "LCON2",shape = "."))+
  geom_point(aes(y=VPD*30, color = "VPD", shape = "."))+
  xlab("Entries")+ylab("Sapflux")
LCO2.2
ggsave("../Data/Plots/NS/S2/12/LCO2.2.jpg", LCO2.2, height = 2, width = 45, units = "in", dpi = 500)

LCO2.3<-ggplot(S2.t10, aes(Index))+
  scale_x_continuous(breaks = c(2016,2112,2208,2304,2400,2496,2592,2688,2784))+
  geom_point(aes(y=LCOS2, color = "LCOS2",shape = "."))+
  geom_point(aes(y=LCON2, color = "LCON2",shape = "."))+
  geom_point(aes(y=VPD*30, color = "VPD", shape = "."))+
  xlab("Entries")+ylab("Sapflux")
LCO2.3
ggsave("../Data/Plots/NS/S2/12/LCO2.3.jpg", LCO2.3, height = 2, width = 45, units = "in", dpi = 500)






LCO4.1<-ggplot(S2.f10, aes(Index))+
  scale_x_continuous(breaks = c(96,192,288,384,480,576,672,768,864))+
  geom_point(aes(y=LCOS4, color = "LCOS4",shape = "."))+
  geom_point(aes(y=LCON4, color = "LCON4",shape = "."))+
  geom_point(aes(y=VPD*30, color = "VPD", shape = "."))+
  xlab("Entries")+ylab("Sapflux")
LCO4.1
ggsave("../Data/Plots/NS/S2/12/LCO4.1.jpg", LCO4.1, height = 2, width = 45, units = "in", dpi = 500)

LCO4.2<-ggplot(S2.s10, aes(Index))+
  scale_x_continuous(breaks = c(1056,1152,1248,1344,1440,1536,1632,1728,1824))+
  geom_point(aes(y=LCOS4, color = "LCOS4",shape = "."))+
  geom_point(aes(y=LCON4, color = "LCON4",shape = "."))+
  geom_point(aes(y=VPD*30, color = "VPD", shape = "."))+
  xlab("Entries")+ylab("Sapflux")
LCO4.2
ggsave("../Data/Plots/NS/S2/12/LCO4.2.jpg", LCO4.2, height = 2, width = 45, units = "in", dpi = 500)

LCO4.3<-ggplot(S2.t10, aes(Index))+
  scale_x_continuous(breaks = c(2016,2112,2208,2304,2400,2496,2592,2688,2784))+
  geom_point(aes(y=LCOS4, color = "LCOS4",shape = "."))+
  geom_point(aes(y=LCON4, color = "LCON4",shape = "."))+
  geom_point(aes(y=VPD*30, color = "VPD", shape = "."))+
  xlab("Entries")+ylab("Sapflux")
LCO4.3
ggsave("../Data/Plots/NS/S2/12/LCO4.3.jpg", LCO4.3, height = 2, width = 45, units = "in", dpi = 500)






LCO6.1<-ggplot(S2.f10, aes(Index))+
  scale_x_continuous(breaks = c(96,192,288,384,480,576,672,768,864))+
  geom_point(aes(y=LCOS6, color = "LCOS6",shape = "."))+
  geom_point(aes(y=LCON6, color = "LCON6",shape = "."))+
  geom_point(aes(y=VPD*30, color = "VPD", shape = "."))+
  xlab("Entries")+ylab("Sapflux")
LCO6.1
ggsave("../Data/Plots/NS/S2/12/LCO6.1.jpg", LCO6.1, height = 2, width = 45, units = "in", dpi = 500)

LCO6.2<-ggplot(S2.s10, aes(Index))+
  scale_x_continuous(breaks = c(1056,1152,1248,1344,1440,1536,1632,1728,1824))+
  geom_point(aes(y=LCOS6, color = "LCOS6",shape = "."))+
  geom_point(aes(y=LCON6, color = "LCON6",shape = "."))+
  geom_point(aes(y=VPD*30, color = "VPD", shape = "."))+
  xlab("Entries")+ylab("Sapflux")
LCO6.2
ggsave("../Data/Plots/NS/S2/12/LCO6.2.jpg", LCO6.2, height = 2, width = 45, units = "in", dpi = 500)

LCO6.3<-ggplot(S2.t10, aes(Index))+
  scale_x_continuous(breaks = c(2016,2112,2208,2304,2400,2496,2592,2688,2784))+
  geom_point(aes(y=LCOS6, color = "LCOS6",shape = "."))+
  geom_point(aes(y=LCON6, color = "LCON6",shape = "."))+
  geom_point(aes(y=VPD*30, color = "VPD", shape = "."))+
  xlab("Entries")+ylab("Sapflux")
LCO6.3
ggsave("../Data/Plots/NS/S2/12/LCO6.3.jpg", LCO6.3, height = 2, width = 45, units = "in", dpi = 500)




LCO8.1<-ggplot(S2.f10, aes(Index))+
  scale_x_continuous(breaks = c(96,192,288,384,480,576,672,768,864))+
  geom_point(aes(y=LCOS8, color = "LCOS8",shape = "."))+
  geom_point(aes(y=LCON8, color = "LCON8",shape = "."))+
  geom_point(aes(y=VPD*30, color = "VPD", shape = "."))+
  xlab("Entries")+ylab("Sapflux")
LCO8.1
ggsave("../Data/Plots/NS/S2/12/LCO8.1.jpg", LCO8.1, height = 2, width = 45, units = "in", dpi = 500)

LCO8.2<-ggplot(S2.s10, aes(Index))+
  scale_x_continuous(breaks = c(1056,1152,1248,1344,1440,1536,1632,1728,1824))+
  geom_point(aes(y=LCOS8, color = "LCOS8",shape = "."))+
  geom_point(aes(y=LCON8, color = "LCON8",shape = "."))+
  geom_point(aes(y=VPD*30, color = "VPD", shape = "."))+
  xlab("Entries")+ylab("Sapflux")
LCO8.2
ggsave("../Data/Plots/NS/S2/12/LCO8.2.jpg", LCO8.2, height = 2, width = 45, units = "in", dpi = 500)

LCO8.3<-ggplot(S2.t10, aes(Index))+
  scale_x_continuous(breaks = c(2016,2112,2208,2304,2400,2496,2592,2688,2784))+
  geom_point(aes(y=LCOS8, color = "LCOS8",shape = "."))+
  geom_point(aes(y=LCON8, color = "LCON8",shape = "."))+
  geom_point(aes(y=VPD*30, color = "VPD", shape = "."))+
  xlab("Entries")+ylab("Sapflux")
LCO8.3
ggsave("../Data/Plots/NS/S2/12/LCO8.3.jpg", LCO8.3, height = 2, width = 45, units = "in", dpi = 500)


HOO10.1<-ggplot(S2.f10, aes(Index))+
  scale_x_continuous(breaks = c(96,192,288,384,480,576,672,768,864))+
  geom_point(aes(y=HOOS10, color = "HOOS10",shape = "."))+
  geom_point(aes(y=HOON10, color = "HOON10",shape = "."))+
  geom_point(aes(y=VPD*30, color = "VPD", shape = "."))+
  xlab("Entries")+ylab("Sapflux")
HOO10.1
ggsave("../Data/Plots/NS/S2/12/HOO10.1.jpg", HOO10.1, height = 2, width = 45, units = "in", dpi = 500)

HOO10.2<-ggplot(S2.s10, aes(Index))+
  scale_x_continuous(breaks = c(1056,1152,1248,1344,1440,1536,1632,1728,1824))+
  geom_point(aes(y=HOOS10, color = "HOOS10",shape = "."))+
  geom_point(aes(y=HOON10, color = "HOON10",shape = "."))+
  geom_point(aes(y=VPD*30, color = "VPD", shape = "."))+
  xlab("Entries")+ylab("Sapflux")
HOO10.2
ggsave("../Data/Plots/NS/S2/12/HOO10.2.jpg", HOO10.2, height = 2, width = 45, units = "in", dpi = 500)

HOO10.3<-ggplot(S2.t10, aes(Index))+
  scale_x_continuous(breaks = c(2016,2112,2208,2304,2400,2496,2592,2688,2784))+
  geom_point(aes(y=HOOS10, color = "HOOS10",shape = "."))+
  geom_point(aes(y=HOON10, color = "HOON10",shape = "."))+
  geom_point(aes(y=VPD*30, color = "VPD", shape = "."))+
  xlab("Entries")+ylab("Sapflux")
HOO10.3
ggsave("../Data/Plots/NS/S2/12/HOO10.3.jpg", HOO10.3, height = 2, width = 45, units = "in", dpi = 500)




HOO11.1<-ggplot(S2.f10, aes(Index))+
  scale_x_continuous(breaks = c(96,192,288,384,480,576,672,768,864))+
  geom_point(aes(y=HOOS11, color = "HOOS11",shape = "."))+
  geom_point(aes(y=HOON11, color = "HOON11",shape = "."))+
  geom_point(aes(y=VPD*30, color = "VPD", shape = "."))+
  xlab("Entries")+ylab("Sapflux")
HOO11.1
ggsave("../Data/Plots/NS/S2/12/HOO11.1.jpg", HOO11.1, height = 2, width = 45, units = "in", dpi = 500)

HOO11.2<-ggplot(S2.s10, aes(Index))+
  scale_x_continuous(breaks = c(1056,1152,1248,1344,1440,1536,1632,1728,1824))+
  geom_point(aes(y=HOOS11, color = "HOOS11",shape = "."))+
  geom_point(aes(y=HOON11, color = "HOON11",shape = "."))+
  geom_point(aes(y=VPD*30, color = "VPD", shape = "."))+
  xlab("Entries")+ylab("Sapflux")
HOO11.2
ggsave("../Data/Plots/NS/S2/12/HOO11.2.jpg", HOO11.2, height = 2, width = 45, units = "in", dpi = 500)

HOO11.3<-ggplot(S2.t10, aes(Index))+
  scale_x_continuous(breaks = c(2016,2112,2208,2304,2400,2496,2592,2688,2784))+
  geom_point(aes(y=HOOS11, color = "HOOS11",shape = "."))+
  geom_point(aes(y=HOON11, color = "HOON11",shape = "."))+
  geom_point(aes(y=VPD*30, color = "VPD", shape = "."))+
  xlab("Entries")+ylab("Sapflux")
HOO11.3
ggsave("../Data/Plots/NS/S2/12/HOO11.3.jpg", HOO11.3, height = 2, width = 45, units = "in", dpi = 500)




HOO12.1<-ggplot(S2.f10, aes(Index))+
  scale_x_continuous(breaks = c(96,192,288,384,480,576,672,768,864))+
  geom_point(aes(y=HOOS12, color = "HOOS12",shape = "."))+
  geom_point(aes(y=HOON12, color = "HOON12",shape = "."))+
  geom_point(aes(y=VPD*30, color = "VPD", shape = "."))+
  xlab("Entries")+ylab("Sapflux")
HOO12.1
ggsave("../Data/Plots/NS/S2/12/HOO12.1.jpg", HOO12.1, height = 2, width = 45, units = "in", dpi = 500)

HOO12.2<-ggplot(S2.s10, aes(Index))+
  scale_x_continuous(breaks = c(1056,1152,1248,1344,1440,1536,1632,1728,1824))+
  geom_point(aes(y=HOOS12, color = "HOOS12",shape = "."))+
  geom_point(aes(y=HOON12, color = "HOON12",shape = "."))+
  geom_point(aes(y=VPD*30, color = "VPD", shape = "."))+
  xlab("Entries")+ylab("Sapflux")
HOO12.2
ggsave("../Data/Plots/NS/S2/12/HOO12.2.jpg", HOO12.2, height = 2, width = 45, units = "in", dpi = 500)

HOO12.3<-ggplot(S2.t10, aes(Index))+
  scale_x_continuous(breaks = c(2016,2112,2208,2304,2400,2496,2592,2688,2784))+
  geom_point(aes(y=HOOS12, color = "HOOS12",shape = "."))+
  geom_point(aes(y=HOON12, color = "HOON12",shape = "."))+
  geom_point(aes(y=VPD*30, color = "VPD", shape = "."))+
  xlab("Entries")+ylab("Sapflux")
HOO12.3
ggsave("../Data/Plots/NS/S2/12/HOO12.3.jpg", HOO12.3, height = 2, width = 45, units = "in", dpi = 500)





HOO14.1<-ggplot(S2.f10, aes(Index))+
  scale_x_continuous(breaks = c(96,192,288,384,480,576,672,768,864))+
  geom_point(aes(y=HOOS14, color = "HOOS14",shape = "."))+
  geom_point(aes(y=HOON14, color = "HOON14",shape = "."))+
  geom_point(aes(y=VPD*30, color = "VPD", shape = "."))+
  xlab("Entries")+ylab("Sapflux")
HOO14.1
ggsave("../Data/Plots/NS/S2/12/HOO14.1.jpg", HOO14.1, height = 2, width = 45, units = "in", dpi = 500)

HOO14.2<-ggplot(S2.s10, aes(Index))+
  scale_x_continuous(breaks = c(1056,1152,1248,1344,1440,1536,1632,1728,1824))+
  geom_point(aes(y=HOOS14, color = "HOOS14",shape = "."))+
  geom_point(aes(y=HOON14, color = "HOON14",shape = "."))+
  geom_point(aes(y=VPD*30, color = "VPD", shape = "."))+
  xlab("Entries")+ylab("Sapflux")
HOO14.2
ggsave("../Data/Plots/NS/S2/12/HOO14.2.jpg", HOO14.2, height = 2, width = 45, units = "in", dpi = 500)

HOO14.3<-ggplot(S2.t10, aes(Index))+
  scale_x_continuous(breaks = c(2016,2112,2208,2304,2400,2496,2592,2688,2784))+
  geom_point(aes(y=HOOS14, color = "HOOS14",shape = "."))+
  geom_point(aes(y=HOON14, color = "HOON14",shape = "."))+
  geom_point(aes(y=VPD*30, color = "VPD", shape = "."))+
  xlab("Entries")+ylab("Sapflux")
HOO14.3
ggsave("../Data/Plots/NS/S2/12/HOO14.3.jpg", HOO14.3, height = 2, width = 45, units = "in", dpi = 500)





HOO16.1<-ggplot(S2.f10, aes(Index))+
  scale_x_continuous(breaks = c(96,192,288,384,480,576,672,768,864))+
  geom_point(aes(y=HOOS16, color = "HOOS16",shape = "."))+
  geom_point(aes(y=HOON16, color = "HOON16",shape = "."))+
  geom_point(aes(y=VPD*30, color = "VPD", shape = "."))+
  xlab("Entries")+ylab("Sapflux")
HOO16.1
ggsave("../Data/Plots/NS/S2/12/HOO16.1.jpg", HOO16.1, height = 2, width = 45, units = "in", dpi = 500)

HOO16.2<-ggplot(S2.s10, aes(Index))+
  scale_x_continuous(breaks = c(1056,1152,1248,1344,1440,1536,1632,1728,1824))+
  geom_point(aes(y=HOOS16, color = "HOOS16",shape = "."))+
  geom_point(aes(y=HOON16, color = "HOON16",shape = "."))+
  geom_point(aes(y=VPD*30, color = "VPD", shape = "."))+
  xlab("Entries")+ylab("Sapflux")
HOO16.2
ggsave("../Data/Plots/NS/S2/12/HOO16.2.jpg", HOO16.2, height = 2, width = 45, units = "in", dpi = 500)

HOO16.3<-ggplot(S2.t10, aes(Index))+
  scale_x_continuous(breaks = c(2016,2112,2208,2304,2400,2496,2592,2688,2784))+
  geom_point(aes(y=HOOS16, color = "HOOS16",shape = "."))+
  geom_point(aes(y=HOON16, color = "HOON16",shape = "."))+
  geom_point(aes(y=VPD*30, color = "VPD", shape = "."))+
  xlab("Entries")+ylab("Sapflux")
HOO16.3
ggsave("../Data/Plots/NS/S2/12/HOO16.3.jpg", HOO16.3, height = 2, width = 45, units = "in", dpi = 500)



HOO17.1<-ggplot(S2.f10, aes(Index))+
  scale_x_continuous(breaks = c(96,192,288,384,480,576,672,768,864))+
  geom_point(aes(y=HOOS17, color = "HOOS17",shape = "."))+
  geom_point(aes(y=HOON17, color = "HOON17",shape = "."))+
  geom_point(aes(y=VPD*30, color = "VPD", shape = "."))+
  xlab("Entries")+ylab("Sapflux")
HOO17.1
ggsave("../Data/Plots/NS/S2/12/HOO17.1.jpg", HOO17.1, height = 2, width = 45, units = "in", dpi = 500)

HOO17.2<-ggplot(S2.s10, aes(Index))+
  scale_x_continuous(breaks = c(1056,1152,1248,1344,1440,1536,1632,1728,1824))+
  geom_point(aes(y=HOOS17, color = "HOOS17",shape = "."))+
  geom_point(aes(y=HOON17, color = "HOON17",shape = "."))+
  geom_point(aes(y=VPD*30, color = "VPD", shape = "."))+
  xlab("Entries")+ylab("Sapflux")
HOO17.2
ggsave("../Data/Plots/NS/S2/12/HOO17.2.jpg", HOO17.2, height = 2, width = 45, units = "in", dpi = 500)

HOO17.3<-ggplot(S2.t10, aes(Index))+
  scale_x_continuous(breaks = c(2016,2112,2208,2304,2400,2496,2592,2688,2784))+
  geom_point(aes(y=HOOS17, color = "HOOS17",shape = "."))+
  geom_point(aes(y=HOON17, color = "HOON17",shape = "."))+
  geom_point(aes(y=VPD*30, color = "VPD", shape = "."))+
  xlab("Entries")+ylab("Sapflux")
HOO17.3
ggsave("../Data/Plots/NS/S2/12/HOO17.3.jpg", HOO17.3, height = 2, width = 45, units = "in", dpi = 500)


## ---- chunk 6
getwd()
raw1<-read.csv("../Data/Processed/KtoSap/Sap1.12.csv")
raw1$Date<-as.Date(raw1$Date, format = "%m/%d/%Y")
raw1<-raw1%>%mutate_if(is.character, as.numeric)

S1.f10<-raw1[1:960,]
S1.s10<-raw1[961:1920,]
S1.t10<-raw1[1921:2880,]

HCO1.1<-ggplot(S1.f10, aes(Index))+
  scale_x_continuous(breaks = c(96,192,288,384,480,576,672,768,864))+
  geom_point(aes(y=HCOS1, color = "HCOS1",shape = "."))+
  geom_point(aes(y=HCON1, color = "HCON1",shape = "."))+
  geom_point(aes(y=VPD*30, color = "VPD", shape = "."))+
  xlab("Entries")+ylab("Sapflux")
HCO1.1
ggsave("../Data/Plots/NS/S1/12/HCO1.1.jpg", HCO1.1, height = 2, width = 45, units = "in", dpi = 500)

HCO1.2<-ggplot(S1.s10, aes(Index))+
  scale_x_continuous(breaks = c(1056,1152,1248,1344,1440,1536,1632,1728,1824))+
  geom_point(aes(y=HCOS1, color = "HCOS1",shape = "."))+
  geom_point(aes(y=HCON1, color = "HCON1",shape = "."))+
  geom_point(aes(y=VPD*30, color = "VPD", shape = "."))+
  xlab("Entries")+ylab("Sapflux")
HCO1.2
ggsave("../Data/Plots/NS/S1/12/HCO1.2.jpg", HCO1.2, height = 2, width = 45, units = "in", dpi = 500)

HCO1.3<-ggplot(S1.t10, aes(Index))+
  scale_x_continuous(breaks = c(2016,2112,2208,2304,2400,2496,2592,2688,2784))+
  geom_point(aes(y=HCOS1, color = "HCOS1",shape = "."))+
  geom_point(aes(y=HCON1, color = "HCON1",shape = "."))+
  geom_point(aes(y=VPD*30, color = "VPD", shape = "."))+
  xlab("Entries")+ylab("Sapflux")
HCO1.3
ggsave("../Data/Plots/NS/S1/12/HCO1.3.jpg", HCO1.3, height = 2, width = 45, units = "in", dpi = 500)




HCO2.1<-ggplot(S1.f10, aes(Index))+
  scale_x_continuous(breaks = c(96,192,288,384,480,576,672,768,864))+
  geom_point(aes(y=HCOS2, color = "HCOS2",shape = "."))+
  geom_point(aes(y=HCON2, color = "HCON2",shape = "."))+
  geom_point(aes(y=VPD*30, color = "VPD", shape = "."))+
  xlab("Entries")+ylab("Sapflux")
HCO2.1
ggsave("../Data/Plots/NS/S1/12/HCO2.1.jpg", HCO2.1, height = 2, width = 45, units = "in", dpi = 500)

HCO2.2<-ggplot(S1.s10, aes(Index))+
  scale_x_continuous(breaks = c(1056,1152,1248,1344,1440,1536,1632,1728,1824))+
  geom_point(aes(y=HCOS2, color = "HCOS2",shape = "."))+
  geom_point(aes(y=HCON2, color = "HCON2",shape = "."))+
  geom_point(aes(y=VPD*30, color = "VPD", shape = "."))+
  xlab("Entries")+ylab("Sapflux")
HCO2.2
ggsave("../Data/Plots/NS/S1/12/HCO2.2.jpg", HCO2.2, height = 2, width = 45, units = "in", dpi = 500)

HCO2.3<-ggplot(S1.t10, aes(Index))+
  scale_x_continuous(breaks = c(2016,2112,2208,2304,2400,2496,2592,2688,2784))+
  geom_point(aes(y=HCOS2, color = "HCOS2",shape = "."))+
  geom_point(aes(y=HCON2, color = "HCON2",shape = "."))+
  geom_point(aes(y=VPD*30, color = "VPD", shape = "."))+
  xlab("Entries")+ylab("Sapflux")
HCO2.3
ggsave("../Data/Plots/NS/S1/12/HCO2.3.jpg", HCO2.3, height = 2, width = 45, units = "in", dpi = 500)



HCO4.1<-ggplot(S1.f10, aes(Index))+
  scale_x_continuous(breaks = c(96,192,288,384,480,576,672,768,864))+
  geom_point(aes(y=HCOS4, color = "HCOS4",shape = "."))+
  geom_point(aes(y=HCON4, color = "HCON4",shape = "."))+
  geom_point(aes(y=VPD*30, color = "VPD", shape = "."))+
  xlab("Entries")+ylab("Sapflux")
HCO4.1
ggsave("../Data/Plots/NS/S1/12/HCO4.1.jpg", HCO4.1, height = 2, width = 45, units = "in", dpi = 500)

HCO4.2<-ggplot(S1.s10, aes(Index))+
  scale_x_continuous(breaks = c(1056,1152,1248,1344,1440,1536,1632,1728,1824))+
  geom_point(aes(y=HCOS4, color = "HCOS4",shape = "."))+
  geom_point(aes(y=HCON4, color = "HCON4",shape = "."))+
  geom_point(aes(y=VPD*30, color = "VPD", shape = "."))+
  xlab("Entries")+ylab("Sapflux")
HCO4.2
ggsave("../Data/Plots/NS/S1/12/HCO4.2.jpg", HCO4.2, height = 2, width = 45, units = "in", dpi = 500)

HCO4.3<-ggplot(S1.t10, aes(Index))+
  scale_x_continuous(breaks = c(2016,2112,2208,2304,2400,2496,2592,2688,2784))+
  geom_point(aes(y=HCOS4, color = "HCOS4",shape = "."))+
  geom_point(aes(y=HCON4, color = "HCON4",shape = "."))+
  geom_point(aes(y=VPD*30, color = "VPD", shape = "."))+
  xlab("Entries")+ylab("Sapflux")
HCO4.3
ggsave("../Data/Plots/NS/S1/12/HCO4.3.jpg", HCO4.3, height = 2, width = 45, units = "in", dpi = 500)


HCO6.1<-ggplot(S1.f10, aes(Index))+
  scale_x_continuous(breaks = c(96,192,288,384,480,576,672,768,864))+
  geom_point(aes(y=HCOS6, color = "HCOS6",shape = "."))+
  geom_point(aes(y=HCON6, color = "HCON6",shape = "."))+
  geom_point(aes(y=VPD*30, color = "VPD", shape = "."))+
  xlab("Entries")+ylab("Sapflux")
HCO6.1
ggsave("../Data/Plots/NS/S1/12/HCO6.1.jpg", HCO6.1, height = 2, width = 45, units = "in", dpi = 500)

HCO6.2<-ggplot(S1.s10, aes(Index))+
  scale_x_continuous(breaks = c(1056,1152,1248,1344,1440,1536,1632,1728,1824))+
  geom_point(aes(y=HCOS6, color = "HCOS6",shape = "."))+
  geom_point(aes(y=HCON6, color = "HCON6",shape = "."))+
  geom_point(aes(y=VPD*30, color = "VPD", shape = "."))+
  xlab("Entries")+ylab("Sapflux")
HCO6.2
ggsave("../Data/Plots/NS/S1/12/HCO6.2.jpg", HCO6.2, height = 2, width = 45, units = "in", dpi = 500)

HCO6.3<-ggplot(S1.t10, aes(Index))+
  scale_x_continuous(breaks = c(2016,2112,2208,2304,2400,2496,2592,2688,2784))+
  geom_point(aes(y=HCOS6, color = "HCOS6",shape = "."))+
  geom_point(aes(y=HCON6, color = "HCON6",shape = "."))+
  geom_point(aes(y=VPD*30, color = "VPD", shape = "."))+
  xlab("Entries")+ylab("Sapflux")
HCO6.3
ggsave("../Data/Plots/NS/S1/12/HCO6.3.jpg", HCO6.3, height = 2, width = 45, units = "in", dpi = 500)


HCO8.1<-ggplot(S1.f10, aes(Index))+
  scale_x_continuous(breaks = c(96,192,288,384,480,576,672,768,864))+
  geom_point(aes(y=HCOS8, color = "HCOS8",shape = "."))+
  geom_point(aes(y=HCON8, color = "HCON8",shape = "."))+
  geom_point(aes(y=VPD*30, color = "VPD", shape = "."))+
  xlab("Entries")+ylab("Sapflux")
HCO8.1
ggsave("../Data/Plots/NS/S1/12/HCO8.1.jpg", HCO8.1, height = 2, width = 45, units = "in", dpi = 500)

HCO8.2<-ggplot(S1.s10, aes(Index))+
  scale_x_continuous(breaks = c(1056,1152,1248,1344,1440,1536,1632,1728,1824))+
  geom_point(aes(y=HCOS8, color = "HCOS8",shape = "."))+
  geom_point(aes(y=HCON8, color = "HCON8",shape = "."))+
  geom_point(aes(y=VPD*30, color = "VPD", shape = "."))+
  xlab("Entries")+ylab("Sapflux")
HCO8.2
ggsave("../Data/Plots/NS/S1/12/HCO8.2.jpg", HCO8.2, height = 2, width = 45, units = "in", dpi = 500)

HCO8.3<-ggplot(S1.t10, aes(Index))+
  scale_x_continuous(breaks = c(2016,2112,2208,2304,2400,2496,2592,2688,2784))+
  geom_point(aes(y=HCOS8, color = "HCOS8",shape = "."))+
  geom_point(aes(y=HCON8, color = "HCON8",shape = "."))+
  geom_point(aes(y=VPD*30, color = "VPD", shape = "."))+
  xlab("Entries")+ylab("Sapflux")
HCO8.3
ggsave("../Data/Plots/NS/S1/12/HCO8.3.jpg", HCO8.3, height = 2, width = 45, units = "in", dpi = 500)

LOO10.1<-ggplot(S1.f10, aes(Index))+
  scale_x_continuous(breaks = c(96,192,288,384,480,576,672,768,864))+
  geom_point(aes(y=LOOS10, color = "LOOS10",shape = "."))+
  geom_point(aes(y=LOON10, color = "LOON10",shape = "."))+
  geom_point(aes(y=VPD*30, color = "VPD", shape = "."))+
  xlab("Entries")+ylab("Sapflux")
LOO10.1
ggsave("../Data/Plots/NS/S1/12/LOO10.1.jpg", LOO10.1, height = 2, width = 45, units = "in", dpi = 500)

LOO10.2<-ggplot(S1.s10, aes(Index))+
  scale_x_continuous(breaks = c(1056,1152,1248,1344,1440,1536,1632,1728,1824))+
  geom_point(aes(y=LOOS10, color = "LOOS10",shape = "."))+
  geom_point(aes(y=LOON10, color = "LOON10",shape = "."))+
  geom_point(aes(y=VPD*30, color = "VPD", shape = "."))+
  xlab("Entries")+ylab("Sapflux")
LOO10.2
ggsave("../Data/Plots/NS/S1/12/LOO10.2.jpg", LOO10.2, height = 2, width = 45, units = "in", dpi = 500)

LOO10.3<-ggplot(S1.t10, aes(Index))+
  scale_x_continuous(breaks = c(2016,2112,2208,2304,2400,2496,2592,2688,2784))+
  geom_point(aes(y=LOOS10, color = "LOOS10",shape = "."))+
  geom_point(aes(y=LOON10, color = "LOON10",shape = "."))+
  geom_point(aes(y=VPD*30, color = "VPD", shape = "."))+
  xlab("Entries")+ylab("Sapflux")
LOO10.3
ggsave("../Data/Plots/NS/S1/12/LOO10.3.jpg", LOO10.3, height = 2, width = 45, units = "in", dpi = 500)




LOO11.1<-ggplot(S1.f10, aes(Index))+
  scale_x_continuous(breaks = c(96,192,288,384,480,576,672,768,864))+
  geom_point(aes(y=LOOS11, color = "LOOS11",shape = "."))+
  geom_point(aes(y=LOON11, color = "LOON11",shape = "."))+
  geom_point(aes(y=VPD*30, color = "VPD", shape = "."))+
  xlab("Entries")+ylab("Sapflux")
LOO11.1
ggsave("../Data/Plots/NS/S1/12/LOO11.1.jpg", LOO11.1, height = 2, width = 45, units = "in", dpi = 500)

LOO11.2<-ggplot(S1.s10, aes(Index))+
  scale_x_continuous(breaks = c(1056,1152,1248,1344,1440,1536,1632,1728,1824))+
  geom_point(aes(y=LOOS11, color = "LOOS11",shape = "."))+
  geom_point(aes(y=LOON11, color = "LOON11",shape = "."))+
  geom_point(aes(y=VPD*30, color = "VPD", shape = "."))+
  xlab("Entries")+ylab("Sapflux")
LOO11.2
ggsave("../Data/Plots/NS/S1/12/LOO11.2.jpg", LOO11.2, height = 2, width = 45, units = "in", dpi = 500)

LOO11.3<-ggplot(S1.t10, aes(Index))+
  scale_x_continuous(breaks = c(2016,2112,2208,2304,2400,2496,2592,2688,2784))+
  geom_point(aes(y=LOOS11, color = "LOOS11",shape = "."))+
  geom_point(aes(y=LOON11, color = "LOON11",shape = "."))+
  geom_point(aes(y=VPD*30, color = "VPD", shape = "."))+
  xlab("Entries")+ylab("Sapflux")
LOO11.3
ggsave("../Data/Plots/NS/S1/12/LOO11.3.jpg", LOO11.3, height = 2, width = 45, units = "in", dpi = 500)




LOO12.1<-ggplot(S1.f10, aes(Index))+
  scale_x_continuous(breaks = c(96,192,288,384,480,576,672,768,864))+
  geom_point(aes(y=LOOS12, color = "LOOS12",shape = "."))+
  geom_point(aes(y=LOON12, color = "LOON12",shape = "."))+
  geom_point(aes(y=VPD*30, color = "VPD", shape = "."))+
  xlab("Entries")+ylab("Sapflux")
LOO12.1
ggsave("../Data/Plots/NS/S1/12/LOO12.1.jpg", LOO12.1, height = 2, width = 45, units = "in", dpi = 500)

LOO12.2<-ggplot(S1.s10, aes(Index))+
  scale_x_continuous(breaks = c(1056,1152,1248,1344,1440,1536,1632,1728,1824))+
  geom_point(aes(y=LOOS12, color = "LOOS12",shape = "."))+
  geom_point(aes(y=LOON12, color = "LOON12",shape = "."))+
  geom_point(aes(y=VPD*30, color = "VPD", shape = "."))+
  xlab("Entries")+ylab("Sapflux")
LOO12.2
ggsave("../Data/Plots/NS/S1/12/LOO12.2.jpg", LOO12.2, height = 2, width = 45, units = "in", dpi = 500)

LOO12.3<-ggplot(S1.t10, aes(Index))+
  scale_x_continuous(breaks = c(2016,2112,2208,2304,2400,2496,2592,2688,2784))+
  geom_point(aes(y=LOOS12, color = "LOOS12",shape = "."))+
  geom_point(aes(y=LOON12, color = "LOON12",shape = "."))+
  geom_point(aes(y=VPD*30, color = "VPD", shape = "."))+
  xlab("Entries")+ylab("Sapflux")
LOO12.3
ggsave("../Data/Plots/NS/S1/12/LOO12.3.jpg", LOO12.3, height = 2, width = 45, units = "in", dpi = 500)




LOO14.1<-ggplot(S1.f10, aes(Index))+
  scale_x_continuous(breaks = c(96,192,288,384,480,576,672,768,864))+
  geom_point(aes(y=LOOS14, color = "LOOS14",shape = "."))+
  geom_point(aes(y=LOON14, color = "LOON14",shape = "."))+
  geom_point(aes(y=VPD*30, color = "VPD", shape = "."))+
  xlab("Entries")+ylab("Sapflux")
LOO14.1
ggsave("../Data/Plots/NS/S1/12/LOO14.1.jpg", LOO14.1, height = 2, width = 45, units = "in", dpi = 500)

LOO14.2<-ggplot(S1.s10, aes(Index))+
  scale_x_continuous(breaks = c(1056,1152,1248,1344,1440,1536,1632,1728,1824))+
  geom_point(aes(y=LOOS14, color = "LOOS14",shape = "."))+
  geom_point(aes(y=LOON14, color = "LOON14",shape = "."))+
  geom_point(aes(y=VPD*30, color = "VPD", shape = "."))+
  xlab("Entries")+ylab("Sapflux")
LOO14.2
ggsave("../Data/Plots/NS/S1/12/LOO14.2.jpg", LOO14.2, height = 2, width = 45, units = "in", dpi = 500)

LOO14.3<-ggplot(S1.t10, aes(Index))+
  scale_x_continuous(breaks = c(2016,2112,2208,2304,2400,2496,2592,2688,2784))+
  geom_point(aes(y=LOOS14, color = "LOOS14",shape = "."))+
  geom_point(aes(y=LOON14, color = "LOON14",shape = "."))+
  geom_point(aes(y=VPD*30, color = "VPD", shape = "."))+
  xlab("Entries")+ylab("Sapflux")
LOO14.3
ggsave("../Data/Plots/NS/S1/12/LOO14.3.jpg", LOO14.3, height = 2, width = 45, units = "in", dpi = 500)





LOO15.1<-ggplot(S1.f10, aes(Index))+
  scale_x_continuous(breaks = c(96,192,288,384,480,576,672,768,864))+
  geom_point(aes(y=LOOS15, color = "LOOS15",shape = "."))+
  geom_point(aes(y=LOON15, color = "LOON15",shape = "."))+
  geom_point(aes(y=VPD*30, color = "VPD", shape = "."))+
  xlab("Entries")+ylab("Sapflux")
LOO15.1
ggsave("../Data/Plots/NS/S1/12/LOO15.1.jpg", LOO15.1, height = 2, width = 45, units = "in", dpi = 500)

LOO15.2<-ggplot(S1.s10, aes(Index))+
  scale_x_continuous(breaks = c(1056,1152,1248,1344,1440,1536,1632,1728,1824))+
  geom_point(aes(y=LOOS15, color = "LOOS15",shape = "."))+
  geom_point(aes(y=LOON15, color = "LOON15",shape = "."))+
  geom_point(aes(y=VPD*30, color = "VPD", shape = "."))+
  xlab("Entries")+ylab("Sapflux")
LOO15.2
ggsave("../Data/Plots/NS/S1/12/LOO15.2.jpg", LOO15.2, height = 2, width = 45, units = "in", dpi = 500)

LOO15.3<-ggplot(S1.t10, aes(Index))+
  scale_x_continuous(breaks = c(2016,2112,2208,2304,2400,2496,2592,2688,2784))+
  geom_point(aes(y=LOOS15, color = "LOOS15",shape = "."))+
  geom_point(aes(y=LOON15, color = "LOON15",shape = "."))+
  geom_point(aes(y=VPD*30, color = "VPD", shape = "."))+
  xlab("Entries")+ylab("Sapflux")
LOO15.3
ggsave("../Data/Plots/NS/S1/12/LOO15.3.jpg", LOO15.3, height = 2, width = 45, units = "in", dpi = 500)





LOO17.1<-ggplot(S1.f10, aes(Index))+
  scale_x_continuous(breaks = c(96,192,288,384,480,576,672,768,864))+
  geom_point(aes(y=LOOS17, color = "LOOS17",shape = "."))+
  geom_point(aes(y=LOON17, color = "LOON17",shape = "."))+
  geom_point(aes(y=VPD*30, color = "VPD", shape = "."))+
  xlab("Entries")+ylab("Sapflux")
LOO17.1
ggsave("../Data/Plots/NS/S1/12/LOO17.1.jpg", LOO17.1, height = 2, width = 45, units = "in", dpi = 500)

LOO17.2<-ggplot(S1.s10, aes(Index))+
  scale_x_continuous(breaks = c(1056,1152,1248,1344,1440,1536,1632,1728,1824))+
  geom_point(aes(y=LOOS17, color = "LOOS17",shape = "."))+
  geom_point(aes(y=LOON17, color = "LOON17",shape = "."))+
  geom_point(aes(y=VPD*30, color = "VPD", shape = "."))+
  xlab("Entries")+ylab("Sapflux")
LOO17.2
ggsave("../Data/Plots/NS/S1/12/LOO17.2.jpg", LOO17.2, height = 2, width = 45, units = "in", dpi = 500)

LOO17.3<-ggplot(S1.t10, aes(Index))+
  scale_x_continuous(breaks = c(2016,2112,2208,2304,2400,2496,2592,2688,2784))+
  geom_point(aes(y=LOOS17, color = "LOOS17",shape = "."))+
  geom_point(aes(y=LOON17, color = "LOON17",shape = "."))+
  geom_point(aes(y=VPD*30, color = "VPD", shape = "."))+
  xlab("Entries")+ylab("Sapflux")
LOO17.3
ggsave("../Data/Plots/NS/S1/12/LOO17.3.jpg", LOO17.3, height = 2, width = 45, units = "in", dpi = 500)
